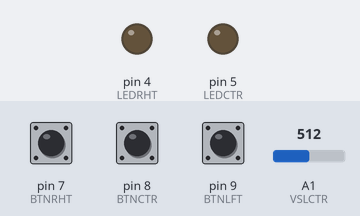
A sketch run on a simulated Arduino Uno, built with avr-gcc and run on an emulated ATmega328P. On the bench: output pins drawn as LEDs (lit = HIGH). Inputs (shaded band) come from the test bench; at power-on: pin 7 (BTNRHT) LOW, pin 8 (BTNCTR) LOW, pin 9 (BTNLFT) LOW, A1 (VSLCTR) = 512.

Above: at 1.2 s.
1.3 s: pin 7 (BTNRHT) pulled HIGH for 0.15 s
At 1.8 s:
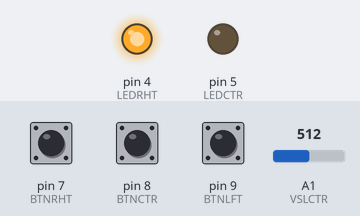
2.9 s: pin 8 (BTNCTR) pulled HIGH for 0.15 s
At 4.4 s:
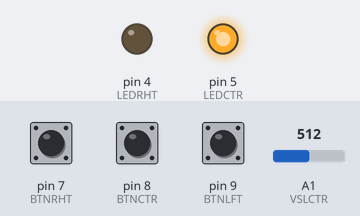
Timing chart, 0 to 5.9 s (numbered marks = the images above; inputs shaded):
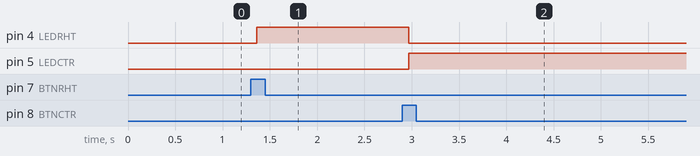

The sketch:

roverbot_ctrl.ino
```cpp
/*
Arduino Roverbot - arduino controller part
Code written by David.Hong (devstudiod@gmail.com)

# WIRING
Detailed wiring is described in wiring.png file!

# HOW TO USE
Use 3 buttons to select roverbot moving direction.
Adjust speed with potentiometer:
 Backward Fast -- Slow -- Stop(Center) -- Slow -- Forward Fast
*/
#include <SoftwareSerial.h>


//Constants///////////////////////////////////////////////
//Direction constant
#define DIRCTR 0
#define DIRRHT 1
#define DIRLFT -1

//Potentiometer constant
#define VAFAST 256	// Potentiometer speed(fast) threshold
#define VASLOW 64   // Potentiometer speed(slow) threshold
#define VFFAST (512 + VAFAST)
#define VFSLOW (512 + VASLOW)
#define VBSLOW (512 - VASLOW)
#define VBFAST (512 - VAFAST)

//Pin number constant
#define LEDLFT 6
#define LEDCTR 5
#define LEDRHT 4
#define BTNLFT 9
#define BTNCTR 8
#define BTNRHT 7
#define VSLCTR A1
#define SWSRRX 2
#define SWSRTX 3

//loop() delay interval (millisec)
#define REFINT 80


//Variables///////////////////////////////////////////////
int direction = DIRCTR;
byte lastsent = 0;

SoftwareSerial subSerial(SWSRRX, SWSRTX);

//Functions///////////////////////////////////////////////
void led(bool l, bool c, bool r) {
	digitalWrite(LEDLFT, l ? HIGH : LOW);
	digitalWrite(LEDCTR, c ? HIGH : LOW);
	digitalWrite(LEDRHT, r ? HIGH : LOW);
}

void out(byte d, String s = "") {
	if (d != lastsent) {
		subSerial.write(d);
		lastsent = d;
		Serial.print("SND 0x");
		Serial.print(d, HEX);
		Serial.println(s.length() > 0 ? " " + s : "");
	} else {
		// Serial.print("IGN ");
	}
}

void setup(){
	// Open serial communications
	Serial.begin(115200);
	subSerial.begin(115200);
	subSerial.write((byte)0x00);

	// Prepare pins
	pinMode(LEDRHT, OUTPUT); digitalWrite(LEDRHT, LOW);
	pinMode(LEDCTR, OUTPUT); digitalWrite(LEDCTR, LOW);
	pinMode(LEDRHT, OUTPUT); digitalWrite(LEDRHT, LOW);
	pinMode(BTNLFT, INPUT);
	pinMode(BTNCTR, INPUT);
	pinMode(BTNRHT, INPUT);
	pinMode(VSLCTR, INPUT);
}

void loop() {

	// Potentiometer -> Speed
	int a = analogRead(VSLCTR);
	if (a < VBFAST) { //Back FAST
		switch (direction) {
		case DIRCTR:
			out(0x66);
			break;
		case DIRRHT:
			out(0x64);
			break;
		case DIRLFT:
			out(0x46);
			break;
		};
	} else if (a < VBSLOW) { //Back SLOW
		switch (direction) {
		case DIRCTR:
			out(0x44);
			break;
		case DIRRHT:
			out(0x40);
			break;
		case DIRLFT:
			out(0x04);
			break;
		};
	} else if (a > VFFAST) { //Forw FAST
		switch (direction) {
		case DIRCTR:
			out(0x33);
			break;
		case DIRRHT:
			out(0x31);
			break;
		case DIRLFT:
			out(0x13);
			break;
		};
	} else if (a > VFSLOW) { //Forward SLOW
		switch (direction) {
		case DIRCTR:
			out(0x11);
			break;
		case DIRRHT:
			out(0x10);
			break;
		case DIRLFT:
			out(0x01);
			break;
		};
	} else {
		out(0x00);
	}

	// Buttons -> Direction
	if (digitalRead(BTNLFT) == HIGH){
		direction = DIRLFT;
		led(true, false, false);
	}
	if (digitalRead(BTNRHT) == HIGH){
		direction = DIRRHT;
		led(false, false, true);
	}
	if (digitalRead(BTNCTR) == HIGH){
		direction = DIRCTR;
		led(false, true, false);
	}

	// Extra function input
	if (Serial.available()) {
		byte i = Serial.read();
		if (i == 'z')
			out(0xf1, "LED ON");
		else if (i == 'x')
			out(0xf2, "LED OFF");
		else if (i == 'c')
			out(0xf3, "F3");
		else if (i == 'v')
			out(0xf4, "F4");
		else if (i == 10 || i == 13)
			return;
	}

	// Relay serial output from roverbot
	if (subSerial.available()) {
		Serial.print("RCV ");
		Serial.write(subSerial.read());
		Serial.println("");
	}

	// Cool down arduino; no need to run loop too fast!
	delay(REFINT);
}
```

Measured:
- after the input at 1.3 s, pin 4 (LEDRHT): LOW → HIGH after 0.06 s
- after the input at 2.9 s, pin 4 (LEDRHT): HIGH → LOW after 0.07 s; pin 5 (LEDCTR): LOW → HIGH after 0.07 s
